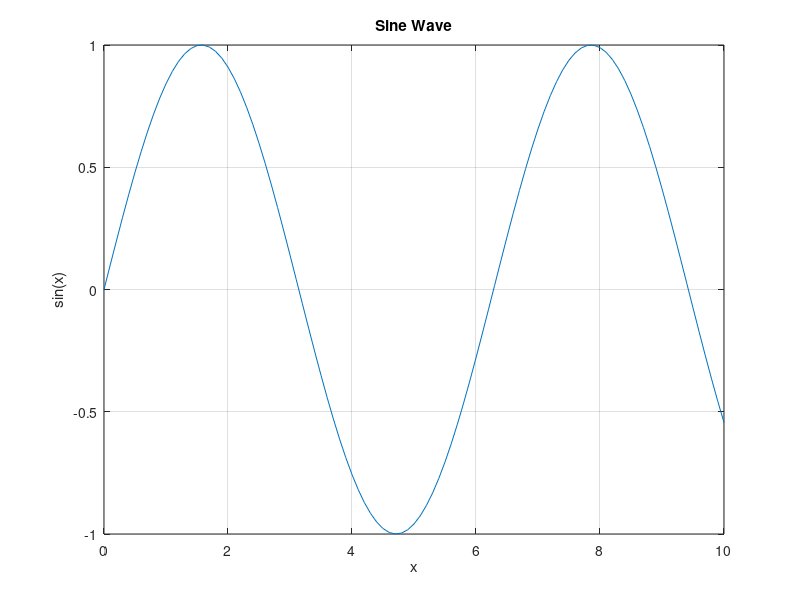
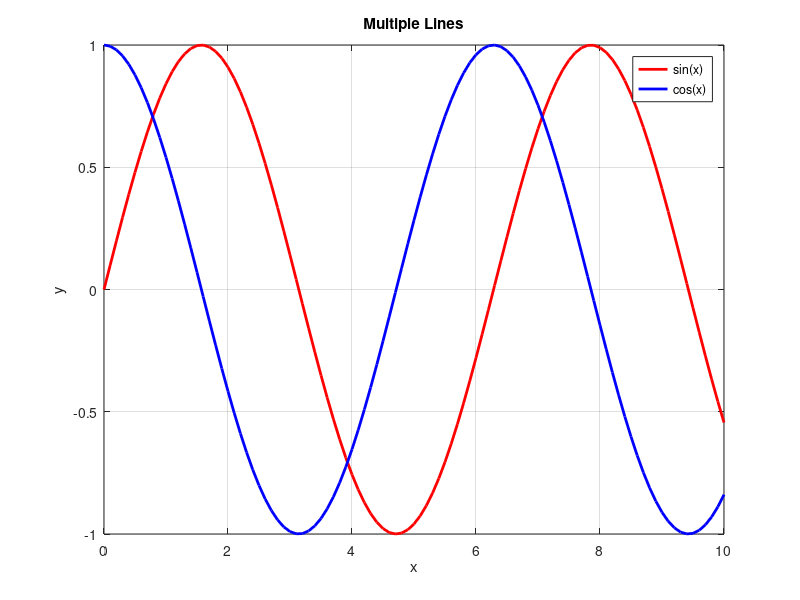
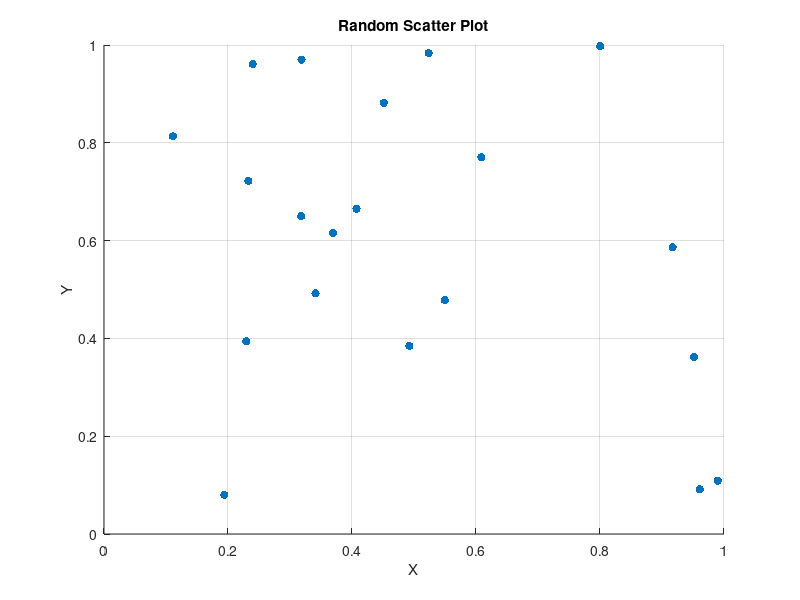
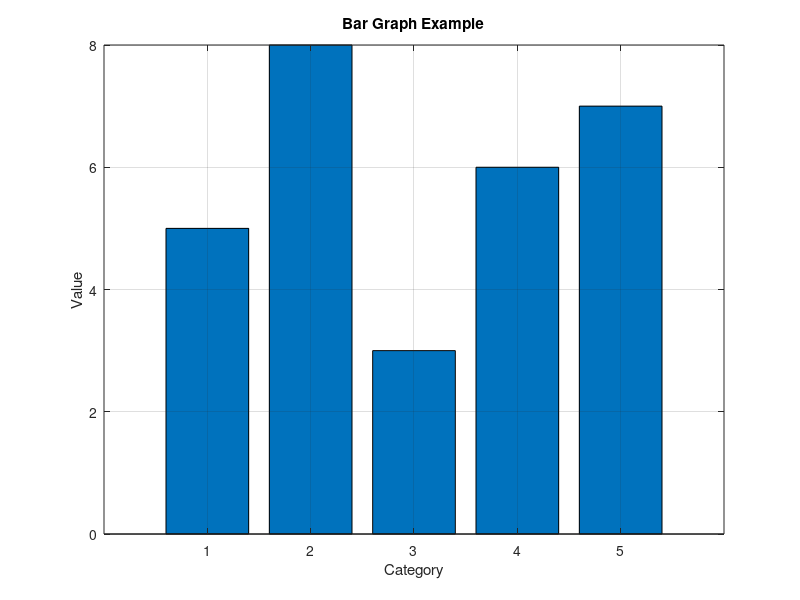

MATLAB code to generate these figures, in order: (Note: this script raises an error after producing the figures.)
%% 🌱 EASY TO INTERMEDIATE GRAPH PLOTTING IN MATLAB
clc;
clear;
close all;

%% 1️⃣ Simple Line Plot
x = 0:0.1:10;
y = sin(x);
figure;
plot(x, y);
title('Sine Wave');
xlabel('x');
ylabel('sin(x)');
grid on;

%% 2️⃣ Multiple Lines in One Graph
figure;
x = 0:0.1:10;
plot(x, sin(x), 'r', 'LineWidth', 2);
hold on;
plot(x, cos(x), 'b', 'LineWidth', 2);
legend('sin(x)', 'cos(x)');
title('Multiple Lines');
xlabel('x');
ylabel('y');
grid on;

%% 3️⃣ Scatter Plot
figure;
x = rand(1, 20);
y = rand(1, 20);
scatter(x, y, 'filled');
title('Random Scatter Plot');
xlabel('X');
ylabel('Y');
grid on;

%% 4️⃣ Bar Graph
figure;
data = [5 8 3 6 7];
bar(data);
title('Bar Graph Example');
xlabel('Category');
ylabel('Value');
grid on;

%% 5️⃣ Subplots (Multiple Graphs in One Window)
figure;
x = 0:0.1:10;
subplot(2,1,1);
plot(x, sin(x), 'r', 'LineWidth', 2);
title('Sine Function');
xlabel('x');
ylabel('sin(x)');
grid on;

subplot(2,1,2);
plot(x, cos(x), 'b', 'LineWidth', 2);
title('Cosine Function');
xlabel('x');
ylabel('cos(x)');
grid on;

%% 6️⃣ 3D Surface Plot
figure;
[X, Y] = meshgrid(-5:0.5:5, -5:0.5:5);
Z = sin(sqrt(X.^2 + Y.^2));
surf(X, Y, Z);
title('3D Surface Plot');
xlabel('X');
ylabel('Y');
zlabel('Z');
colorbar;
shading interp;

%% 7️⃣ Contour Plot
figure;
[X, Y] = meshgrid(-3:0.1:3, -3:0.1:3);
Z = X.^2 + Y.^2;
contour(X, Y, Z, 20);
title('Contour Plot');
xlabel('X');
ylabel('Y');
grid on;

%% 8️⃣ Animated Plot
figure;
x = 0:0.1:10;
y = sin(x);
for i = 1:length(x)
    plot(x(1:i), y(1:i), 'b', 'LineWidth', 2);
    axis([0 10 -1.5 1.5]);
    title('Animated Sine Wave');
    xlabel('x');
    ylabel('sin(x)');
    grid on;
    pause(0.05);
end

%% 9️⃣ 3D Line Plot
figure;
t = 0:0.1:10;
x = sin(t);
y = cos(t);
z = t;
plot3(x, y, z, 'm', 'LineWidth', 2);
title('3D Line Plot');
xlabel('X = sin(t)');
ylabel('Y = cos(t)');
zlabel('Z = t');
grid on;

%% 🔟 Histogram Plot
figure;
data = randn(1, 1000); % Random normally distributed data
histogram(data, 30, 'FaceColor', 'g');
title('Histogram of Random Data');
xlabel('Value');
ylabel('Frequency');
grid on;

%% 1️⃣1️⃣ Pie Chart
figure;
values = [30 20 25 15 10];
labels = {'A', 'B', 'C', 'D', 'E'};
pie(values, labels);
title('Pie Chart Example');

%% 1️⃣2️⃣ Stem Plot
figure;
x = 0:0.5:10;
y = sin(x);
stem(x, y, 'filled', 'r');
title('Stem Plot');
xlabel('x');
ylabel('sin(x)');
grid on;

%% 1️⃣3️⃣ Area Plot
figure;
x = 0:0.1:10;
y1 = sin(x) + 1;
y2 = cos(x) + 1;
area(x, [y1' y2']);
title('Area Plot of sin(x) and cos(x)');
xlabel('x');
ylabel('Value');
legend('sin(x)+1', 'cos(x)+1');
grid on;

%% 1️⃣4️⃣ Heatmap
figure;
data = rand(10, 10);
heatmap(data);
title('Heatmap Example');

%% 1️⃣5️⃣ Vector Field (Quiver Plot)
figure;
[x, y] = meshgrid(-2:0.4:2, -2:0.4:2);
u = -y;
v = x;
quiver(x, y, u, v);
title('Vector Field (Quiver Plot)');
xlabel('X');
ylabel('Y');
axis equal;
grid on;

%% 1️⃣6️⃣ Filled Contour Plot
figure;
[X, Y] = meshgrid(-3:0.1:3, -3:0.1:3);
Z = sin(X).*cos(Y);
contourf(X, Y, Z, 20);
title('Filled Contour Plot');
xlabel('X');
ylabel('Y');
colorbar;
shading interp;

%% 1️⃣7️⃣ Polar Plot
figure;
theta = 0:0.01:2*pi;
rho = 2*sin(3*theta);
polarplot(theta, rho, 'LineWidth', 2);
title('Polar Plot');

%% 1️⃣8️⃣ Surface with Lighting
figure;
[X, Y] = meshgrid(-3:0.1:3, -3:0.1:3);
Z = peaks(X, Y);
surf(X, Y, Z);
title('3D Surface with Lighting');
xlabel('X'); ylabel('Y'); zlabel('Z');
shading interp;
camlight; lighting phong;

%% 1️⃣9️⃣ Mesh Plot
figure;
[X, Y] = meshgrid(-3:0.1:3, -3:0.1:3);
Z = sin(X).*cos(Y);
mesh(X, Y, Z);
title('3D Mesh Plot');
xlabel('X');
ylabel('Y');
zlabel('Z');
grid on;

%% 2️⃣0️⃣ Boxplot
figure;
data = randn(50, 4);
boxplot(data, {'Set1', 'Set2', 'Set3', 'Set4'});
title('Boxplot Example');
ylabel('Values');
grid on;

disp('✅ All graph examples completed successfully!');

%% 2️⃣1️⃣ Logarithmic Plot (Semilog-Y)
figure;
x = 0:0.1:10;
y = exp(x/3);
semilogy(x, y, 'LineWidth', 2);
title('Semilog-Y Plot');
xlabel('x');
ylabel('exp(x/3)');
grid on;

%% 2️⃣2️⃣ Log-Log Plot
figure;
x = 1:0.1:10;
y = x.^2;
loglog(x, y, 'LineWidth', 2);
title('Log-Log Plot');
xlabel('x');
ylabel('x^2');
grid on;

%% 2️⃣3️⃣ Error Bar Plot
figure;
x = 1:5;
y = [5 7 6 8 7];
err = [0.5 0.3 0.4 0.2 0.6];
errorbar(x, y, err, 'LineWidth', 2);
title('Error Bar Plot');
xlabel('X');
ylabel('Y');
grid on;

%% 2️⃣4️⃣ Stacked Bar Graph
figure;
data = randi([1 10], 5, 3);
bar(data, 'stacked');
title('Stacked Bar Graph');
xlabel('Category');
ylabel('Value');
grid on;

%% 2️⃣5️⃣ Horizontal Bar Graph
figure;
data = [4 7 1 9 3];
barh(data);
title('Horizontal Bar Graph');
xlabel('Value');
ylabel('Category');
grid on;

%% 2️⃣6️⃣ Filled Area Between Curves
figure;
x = 0:0.1:10;
y1 = sin(x);
y2 = cos(x);
fill([x fliplr(x)], [y1 fliplr(y2)], 'c');
title('Filled Area Between sin(x) and cos(x)');
xlabel('x');
ylabel('Value');
grid on;

%% 2️⃣7️⃣ Waterfall Plot
figure;
[X, Y] = meshgrid(-3:0.2:3);
Z = sin(X).*cos(Y);
waterfall(X, Y, Z);
title('Waterfall Plot');
xlabel('X');
ylabel('Y');
zlabel('Z');
grid on;

%% 2️⃣8️⃣ Pareto Chart
figure;
data = randi([1 20], 1, 6);
pareto(data);
title('Pareto Chart');

%% 2️⃣9️⃣ Bubble Chart
figure;
x = rand(1,20);
y = rand(1,20);
sizes = rand(1,20) * 500;
bubblechart(x, y, sizes);
title('Bubble Chart');
xlabel('X');
ylabel('Y');
grid on;

%% 3️⃣0️⃣ Animated Moving Point
figure;
x = 0:0.1:2*pi;
y = sin(x);
for i = 1:length(x)
    plot(x, y, 'b'); hold on;
    plot(x(i), y(i), 'ro', 'MarkerSize', 8, 'MarkerFaceColor', 'r');
    hold off;
    title('Moving Point on Sine Curve');
    xlabel('x');
    ylabel('sin(x)');
    grid on;
    pause(0.05);
end

disp(' All 30 graph examples completed successfully!');
